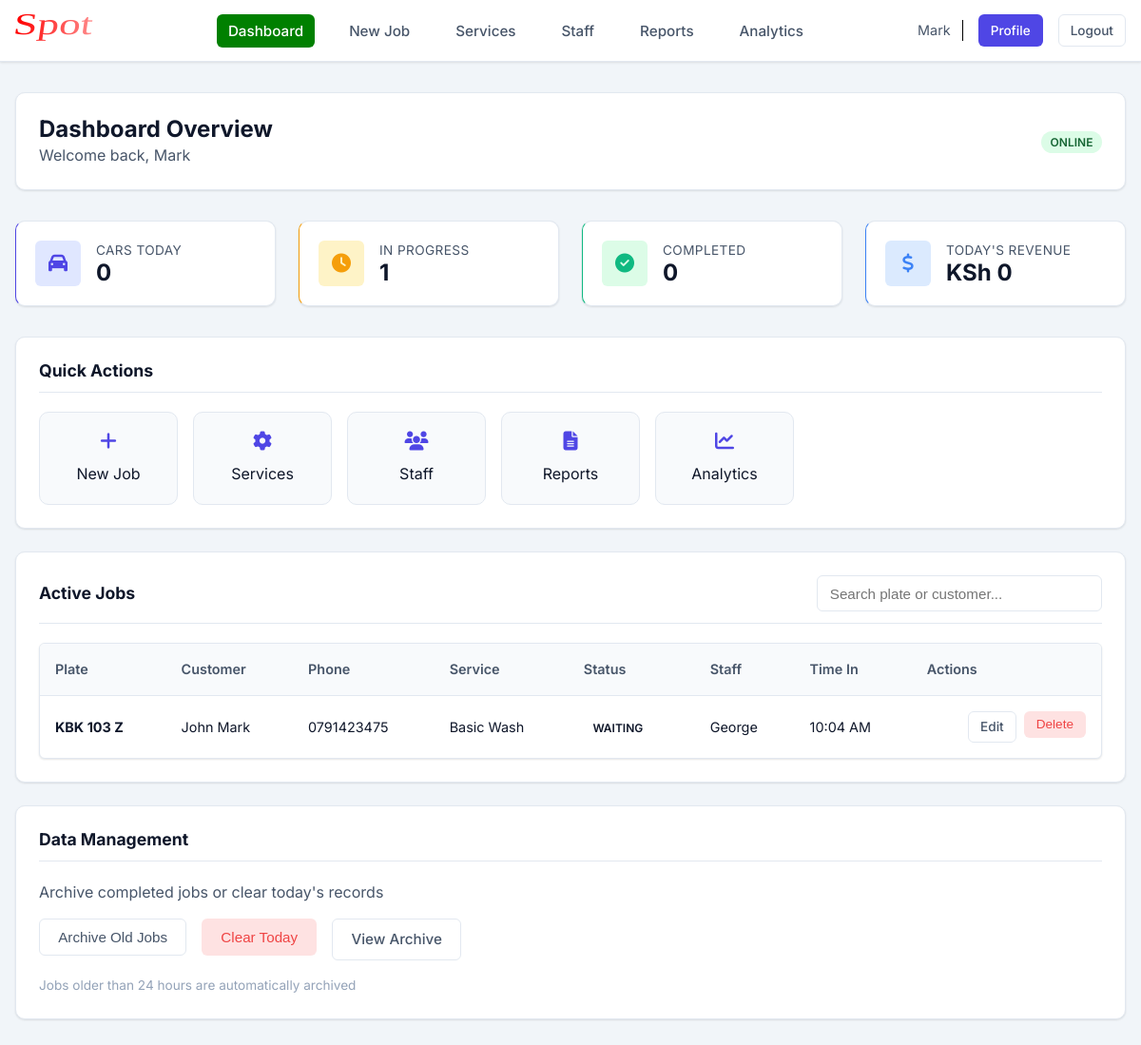
The app's page /admin/dashboard (signed in), older data.
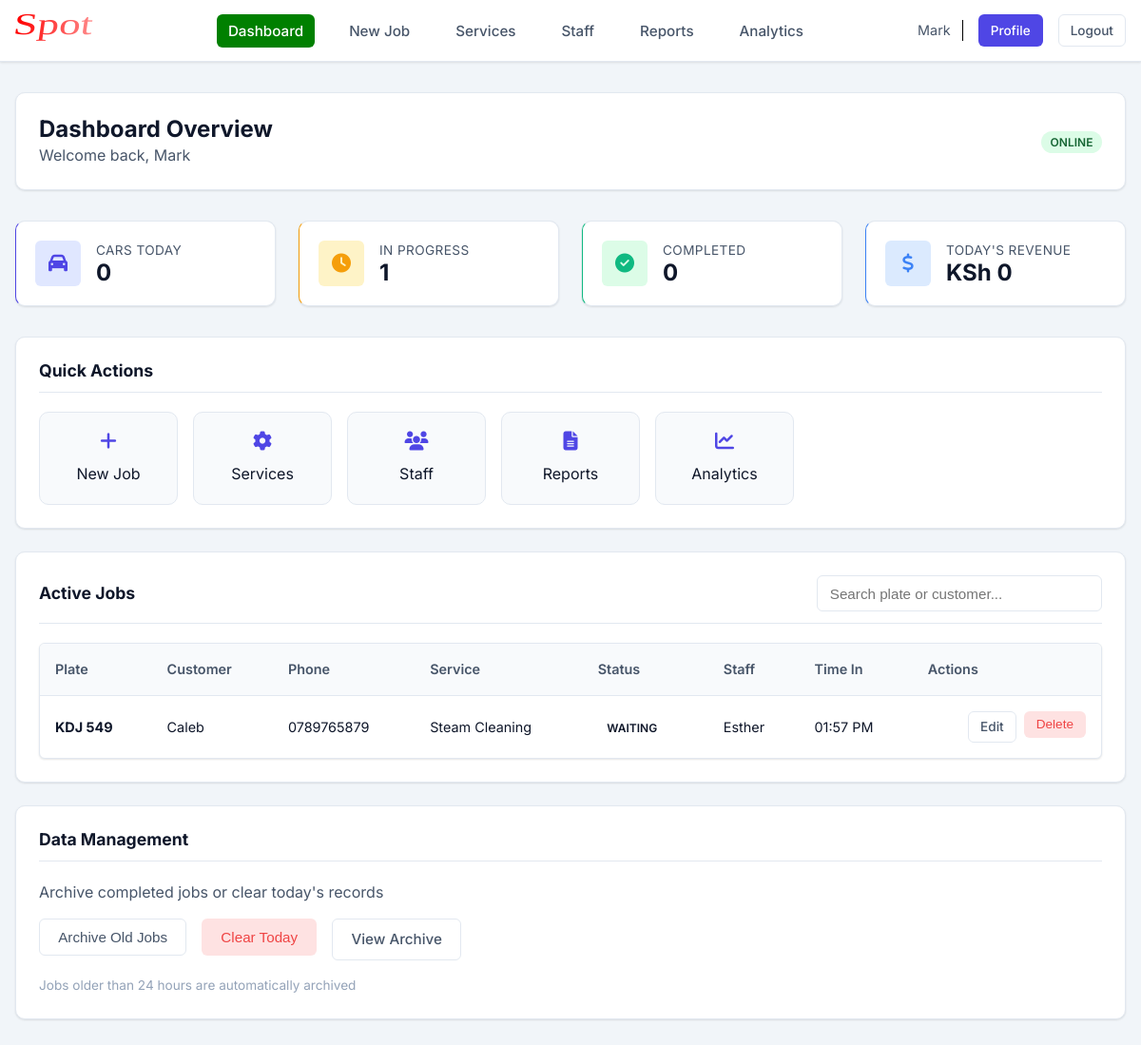
The same page, newer data.
### app/models.py (models this page shows, shortened)
class Car(db.Model):
    __tablename__ = 'cars'
    id = db.Column(db.Integer, primary_key=True)
    customer_name = db.Column(db.String(120), nullable=False)
    customer_phone = db.Column(db.String(20), nullable=False)
    customer_email = db.Column(db.String(120))
    plate_number = db.Column(db.String(20), nullable=False, unique=True, index=True)
    car_model = db.Column(db.String(100))
    service_id = db.Column(db.Integer, db.ForeignKey('services.id'), nullable=False)
    assigned_user_id = db.Column(db.Integer, db.ForeignKey('users.id'), nullable=False)
    status = db.Column(db.String(20), default='Waiting')  # Waiting, Washing, Detailing, Ready for Pickup, Completed
    time_in = db.Column(db.DateTime, default=datetime.utcnow, nullable=False)
    time_out = db.Column(db.DateTime)
    notes = db.Column(db.Text)

class Service(db.Model):
    __tablename__ = 'services'
    id = db.Column(db.Integer, primary_key=True)
    name = db.Column(db.String(100), unique=True, nullable=False)
    description = db.Column(db.Text)
    price = db.Column(db.Float, nullable=False)
    duration = db.Column(db.Integer, nullable=False)  # Duration in minutes
    is_active = db.Column(db.Boolean, default=True)
    created_at = db.Column(db.DateTime, default=datetime.utcnow)
    cars = db.relationship('Car', backref='service', lazy='dynamic')

class User(UserMixin, db.Model):
    __tablename__ = 'users'
    id = db.Column(db.Integer, primary_key=True)
    username = db.Column(db.String(80), unique=True, nullable=False, index=True)
    full_name = db.Column(db.String(120), nullable=False)
    email = db.Column(db.String(120), unique=True, nullable=False)
    phone_number = db.Column(db.String(20))
    password_hash = db.Column(db.String(255), nullable=False)
    role = db.Column(db.String(20), nullable=False, default='staff')  # 'admin' or 'staff'
    is_active = db.Column(db.Boolean, default=True)
    created_at = db.Column(db.DateTime, default=datetime.utcnow)
    cars = db.relationship('Car', backref='assigned_user', lazy='dynamic')
    notifications = db.relationship('Notification', backref='user', lazy='dynamic')

### app/routes.py (the view)
@app.route('/admin/dashboard')
@login_required
@admin_required
def admin_dashboard():
    auto_archive_old_jobs()
    start_of_day_utc, end_of_day_utc = get_today_start_end_utc()
    total_jobs = Car.query.filter(
        Car.time_in >= start_of_day_utc,
        Car.time_in <= end_of_day_utc
    ).count()
    in_progress = Car.query.filter(
        Car.status.in_(['Waiting', 'Washing', 'Detailing', 'Ready for Pickup'])
    ).count()
    completed_today = Car.query.filter(
        Car.status == 'Completed',
        Car.time_out != None,
        Car.time_out >= start_of_day_utc,
        Car.time_out <= end_of_day_utc
    ).count()
    completed_jobs_today = Car.query.filter(
        Car.status == 'Completed',
        Car.time_out != None,
        Car.time_out >= start_of_day_utc,
        Car.time_out <= end_of_day_utc
    ).all()
    revenue = sum([job.service.price for job in completed_jobs_today])
    active_cars = Car.query.filter(
        db.or_(
            Car.status != 'Completed',
            db.and_(
                Car.status == 'Completed',
                Car.time_out >= start_of_day_utc,
                Car.time_out <= end_of_day_utc
            )
        )
    ).order_by(Car.time_in.desc()).all()
    for car in active_cars:
        car.time_in_display = kenya_time(car.time_in)
        car.time_out_display = kenya_time(car.time_out)
    stats = {
        'total_jobs': total_jobs,
        'in_progress': in_progress,
        'completed': completed_today,
        'revenue': f'{revenue:,.0f}'
    }
    return render_template('admin_dashboard.html', stats=stats, cars=active_cars)

### app/models.py (called while the page is built)
@login_manager.user_loader
def load_user(user_id):
    return User.query.get(int(user_id))

### app/routes.py (called while the page is built, shortened)
def kenya_time(dt):
    if dt is None:
        return None
    return dt + timedelta(hours=3)

def get_today_start_end_utc():
    now_kenya = datetime.utcnow() + timedelta(hours=3)
    today_kenya = now_kenya.date()
    start_of_day_kenya = datetime.combine(today_kenya, datetime.min.time())
    start_of_day_utc = start_of_day_kenya - timedelta(hours=3)
    end_of_day_kenya = datetime.combine(today_kenya, datetime.max.time())
    end_of_day_utc = end_of_day_kenya - timedelta(hours=3)
    return start_of_day_utc, end_of_day_utc

def auto_archive_old_jobs():
    cutoff_time = datetime.utcnow() - timedelta(hours=24)
    old_completed_jobs = Car.query.filter(
        Car.status == 'Completed',
        Car.time_out != None,
        Car.time_out < cutoff_time
    ).all()
    archived_count = 0
    if archived_count > 0:
        db.session.commit()
        print(f"[AUTO-ARCHIVE] Archived {archived_count} completed jobs older than 24 hours")
    return archived_count

### app/templates/admin_dashboard.html (shortened to what the changed rows need)
{% extends "base.html" %}
{% block content %}
<div class="card" style="margin-bottom: 2rem;">
    <div style="display: flex; justify-content: space-between; align-items: center;">
        <div>
            <h1 style="font-size: 1.5rem; margin-bottom: 0;">Dashboard Overview</h1>
        </div>
    </div>
</div>
<div class="card">
    <div class="card-header">
        <h2 class="card-title">Quick Actions</h2>
    </div>
</div>
<div class="card">
    <div class="card-header">
        <h2 class="card-title">Active Jobs</h2>
    </div>
    {% if cars %}
    <div class="table-responsive">
        <table class="table" id="jobsTable">
            <thead>
                <tr>
                    <th>Plate</th>
                    <th>Customer</th>
                    <th>Phone</th>
                    <th>Service</th>
                    <th>Status</th>
                    <th>Staff</th>
                    <th>Time In</th>
                    <th>Actions</th>
                </tr>
            </thead>
            <tbody>
                {% for car in cars %}
                <tr>
                    <td data-label="Plate"><strong>{{ car.plate_number }}</strong></td>
                    <td data-label="Customer">{{ car.customer_name }}</td>
                    <td data-label="Phone">{{ car.customer_phone }}</td>
                    <td data-label="Service">{{ car.service.name }}</td>
                    <td data-label="Status">
                        <span class="badge badge-{{ car.status.lower().replace(' ', '-') }}">
                            {{ car.status }}
                        </span>
                    </td>
                    <td data-label="Staff">{{ car.assigned_user.username if car.assigned_user else 'Unassigned' }}</td>
                    <td data-label="Time In">{{ car.time_in_display.strftime('%I:%M %p') if car.time_in_display else
                        'N/A' }}</td>
                    <td data-label="Actions">
                        <div style="display: flex; gap: 0.5rem; justify-content: flex-end;">
                            <a href="{{ url_for('edit_car', car_id=car.id) }}" class="btn btn-sm btn-secondary">Edit</a>
                            <form method="POST" action="{{ url_for('delete_car', car_id=car.id) }}"
                                style="display: inline;" onsubmit="return confirm('Delete this job?')">
                                <button type="submit" class="btn btn-sm btn-danger">Delete</button>
                            </form>
                        </div>
                    </td>
                </tr>
                {% endfor %}
            </tbody>
        </table>
    </div>
    {% endif %}
</div>
<div class="card">
    <div class="card-header">
        <h2 class="card-title">Data Management</h2>
    </div>
</div>
{% endblock %}

Row changes from the older to the newer data that the page shows:
changed Car "WAITING": plate_number "KBK 103 Z" → "KDJ 549"; customer_name "John Mark" → "Caleb"; customer_phone "0791423475" → "0789765879"; service.name "Basic Wash" → "Steam Cleaning"; assigned_user "George" → "Esther"; time_in_display "10:04 AM" → "01:57 PM"
